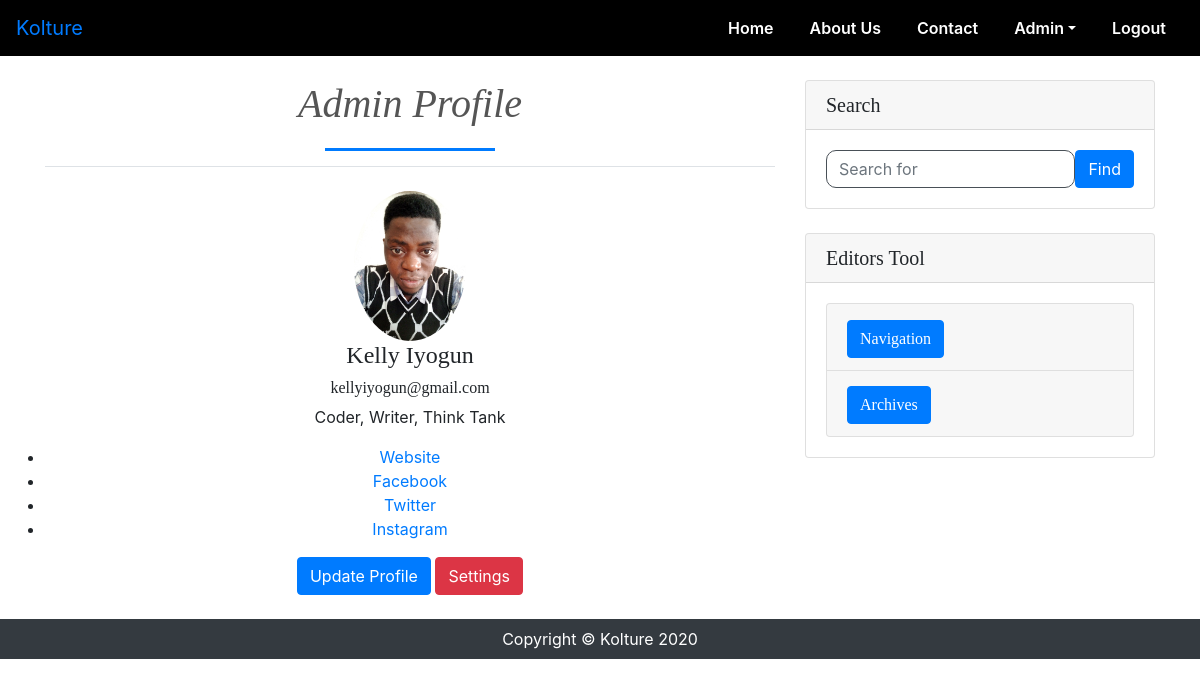
The app's page /users/1/profile/ (signed in) with its own data.
### blog/models.py (models this page shows, shortened)
class Profile(models.Model):
    user = models.OneToOneField(User, null=True, on_delete=models.CASCADE)
    bio = models.TextField()
    profile_pic = models.ImageField(null=True, blank=True, upload_to='images/profile')
    website_url = models.CharField(max_length=200, null=True, blank=True)
    facebook_url = models.CharField(max_length=200, null=True, blank=True)
    twitter_url = models.CharField(max_length=200, null=True, blank=True)
    instagram_url = models.CharField(max_length=200, null=True, blank=True)
    whatsapp_url = models.CharField(max_length=200, null=True, blank=True)
    def __str__(self):
        return str(self.user)

### users/views.py (the view)
# urls.py: path('<int:pk>/profile/', ProfilePageView.as_view(), name='profile_page'),
class ProfilePageView(DetailView):
    model = Profile
    template_name = 'registration/user_profile.html'
    def get_context_data(self, *args, **kwargs):
        context = super(ProfilePageView, self).get_context_data(*args, **kwargs)
        page_user = get_object_or_404(Profile, id = self.kwargs['pk'])
        context["page_user"] = page_user
        return context

### blog/context_processors.py (called while the page is built)
def posts(request):
    return {
        'all_posts': Post.objects.order_by('created_on'),
    }

### users/templates/registration/user_profile.html (shortened to what this page needs)
{% extends "blog/base.html" %}
{% load static %}
{% block content %}
      <div class="col-md-8">
        <h1 class="my-4 font-italic border-bottom">
          {{page_user}} Profile
        </h1>
        <div class="profile-card mb-4">
        {% if page_user.profile_pic %}
          <img class="rounded-circle" src="{{ page_user.profile_pic.url }}" alt="{{post.author.username}} Image" height="100">
        {% else %}
            <img class="rounded-circle" src="{% static 'images/default.jpg' %}" alt="Default Image" height="100">
        {% endif %}
          <div class="profile-card-body bg-white">
            <h4 class="author-name">
            {{ page_user.user.first_name }} {{ page_user.user.last_name }}
            </h4>
            <h6 class="author-email">
            {{ page_user.user.email }}
            </h6>
            <p>{{ page_user.bio }}</p>
                        <ul class="s-content__author-social">
                {% if page_user.website_url %}
                <li><a href="{{ page_user.website_url }}">Website</a></li>
                {% endif %}
                {% if page_user.facebook_url %}
                <li><a href="{{ page_user.facebook_url }}">Facebook</a></li>
                {% endif %}
                {% if page_user.twitter_url %}
                <li><a href="{{ page_user.twitter_url }}">Twitter</a></li>
                {% endif %}
                {% if page_user.instagram_url %}
                <li><a href="{{ page_user.instagram_url }}">Instagram</a></li>
                {% endif %}
            </ul>
            <form>
                <button class="btn btn-primary" formaction="{% url 'edit_profile_page' page_user.user.profile.id %}" display="inline">Update Profile</button>
                <button class="btn btn-danger" formaction="{% url 'edit_profile' %}" display="inline">Settings</button>
            </form>
          </div>
        </div>
    </div>
 {% endblock %}

### blog/templates/blog/base.html (shortened to what this page needs)
{% load static %}
<!DOCTYPE html>
<html lang="en">
<head>
    <link rel="stylesheet" href="{% static 'blog/base.css' %}">
    <link rel="stylesheet" href="https://stackpath.bootstrapcdn.com/bootstrap/4.5.0/css/bootstrap.min.css">
    <link rel="stylesheet" href="https://stackpath.bootstrapcdn.com/font-awesome/4.7.0/css/font-awesome.min.css">
</head>
<body>
  <section id="nav-bar">
    <nav class="navbar navbar-expand-lg navbar-lig">
      <a class="navbar-brand" href="{% url 'kolture' %}">Kolture</a>
      <div class="collapse navbar-collapse" id="navbarSupportedContent">
          <ul class="navbar-nav ml-auto">
            <li class="nav-item active">
              <a class="nav-link" href="{% url 'blog-home' %}">Home</a>
            </li>
            <li class="nav-item">
              <a class="nav-link" href="{% url 'about' %}">About Us</a>
            </li>
            <li class="nav-item">
                <a class="nav-link" href="#">Contact</a>
            </li>
            {% if user.is_authenticated %}
              <li class="nav-item dropdown">
                <a class="nav-link dropdown-toggle" href="#" id="dropdown10" data-toggle="dropdown" aria-haspopup="true" aria-expanded="false" role="button">{{request.user.username}}</a>
              </li>
            {% endif %}
            <li class="nav-item">
              <a class="nav-link" href="{% url 'logout' %}" tabindex="-1" aria-disabled="true">Logout</a>
            </li>
          </ul>
      </div>
    </nav>
  </section>
<div class="container">
<div class="row">
{% block content %}{% endblock content%}
{% block sidebar %}
<div class="col-md-4">
  <div class="card my-4">
    <h5 class="card-header">Search</h5>
    <div class="card-body">
      <form action="{% url 'search' %}" class="input-group d-inline-block" method="get">
        <div class="d-flex">
          <input type="text" class="form-control" placeholder="Search for" name="q" value="{{ request.GET.q }}">
          <button type="submit" class="btn btn-primary" >Find</button>
        </div>
      </form>
    </div>
  </div>
{% if user.is_authenticated %}
{% block editors_sidebar %}
<div class="card my-4">
  <h5 class="card-header">Editors Tool</h5>
  <div class="card-body">
    <div class="accordion" id="accordionExample">
        <div class="card">
          <div class="card-header" id="headingOne">
            <h2 class="mb-0">
              <button class="btn btn-primary text-left" type="button" data-toggle="collapse" data-target="#collapseOne" aria-expanded="true" aria-controls="collapseOne">
                Navigation
              </button>
            </h2>
          </div>
        </div>
        <div class="card">
            <div class="card-header" id="headingOne">
              <h2 class="mb-0">
                <button class="btn btn-primary text-left" type="button" data-toggle="collapse" data-target="#collapseTwo" aria-expanded="true" aria-controls="collapseTwo">
                  Archives
                </button>
              </h2>
            </div>
                  {% regroup all_posts by created_on.year as year_list %}
          </div>
    </div>
  </div>
</div>
{% endblock editors_sidebar %}
{% endif %}
</div>
{% endblock sidebar %}
</div>
</div>
  <footer class="py-2 bg-dark">
    <div class="container">
      <div class="row">
        <div class="col-12">
          <p class="m-0 text-center text-white">Copyright &copy; Kolture 2020</p>
        </div>
      </div>
    </div>
  </footer>
</body>
</html>

### blog/static/blog/base.css (style rules this page uses)
* { margin: 0; padding: 0; }
h1, h2, h4, h5, h6 { font-family: "Playfair Display", Georgia, "Times New Roman", serif; }
#nav-bar { position: sticky; top: 0; z-index: 10; background-color: yellow; }
.navbar-nav li { padding: 0 10px; }
.navbar-nav li a { float: right; text-align: left; }
.navbar { background: black; }
.nav-link { color: white !important; font-weight: 600; font-size: 16px; }
.profile-card { text-align: center; }
.profile-card img { height: 150px; }
.profile-card-body { background: black; height: fit-content; }
h1 { text-align: center; color: #555555!important; padding-bottom: 10px; }
h1::after { content: ''; background: #007bff; display: block; height: 3px; width: 170px; margin: 20px auto 5px; }
.form-control { border-radius: 10px !important; border: 1px solid!important; padding: 5px 15px; }

### records on screen
Profile: user.username "Admin", profile_pic (picture), user.first_name "Kelly", user.last_name "Iyogun", user.email "kellyiyogun@gmail.com", bio "Coder, Writer, Think Tank"

### other values on screen
{{ request.user.username }} "Admin"
